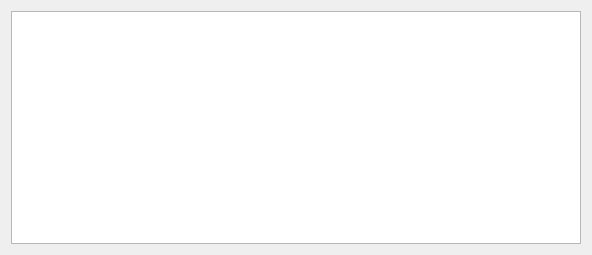
<?xml version="1.0" encoding="UTF-8"?>
<ui version="4.0">
 <class>CWebIconFetchWindow</class>
 <widget class="QWidget" name="CWebIconFetchWindow">
  <property name="geometry">
   <rect>
    <x>0</x>
    <y>0</y>
    <width>592</width>
    <height>255</height>
   </rect>
  </property>
  <property name="windowTitle">
   <string>Form</string>
  </property>
  <layout class="QVBoxLayout" name="verticalLayout">
   <item>
    <widget class="QTreeView" name="treeView"/>
   </item>
  </layout>
 </widget>
 <resources/>
 <connections/>
</ui>
